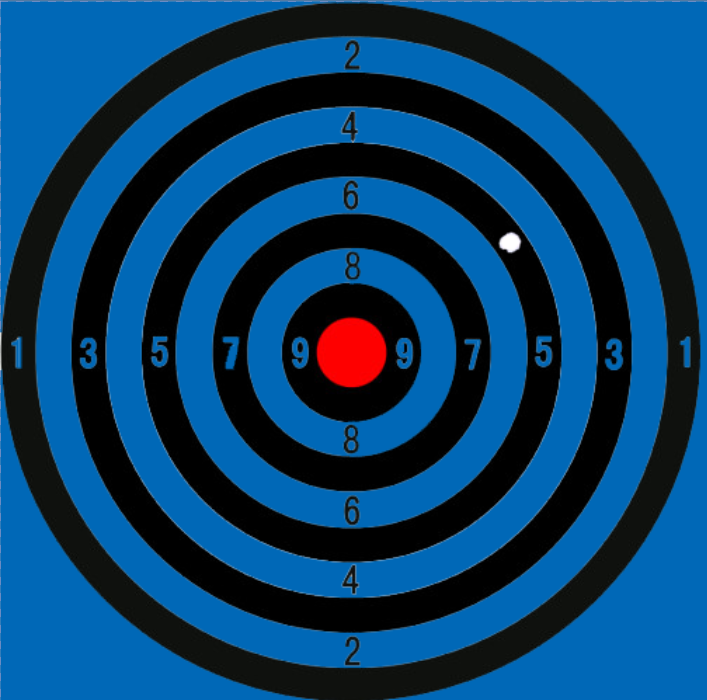
#> input picture tests/comparision/1.jpg, 707 x 700 px, given in place of the camera
$ python test2.py
#> lines starting #> are read from the running program, lines starting #| are printed output that depends on the picture; after the words box and inside, x2 and y2 are one past the last pixel; in counts of white or black regions, pixels touching at a corner belong together
import cv2
import time
import json
import imutils
import cv2
import numpy as np


from cv2 import aruco
from imutils.video import VideoStream


def show_full_frame(frame):
    """
    Given a frame, display the image in full screen
    :param frame: image to display full screen
    """
    cv2.namedWindow('Full Screen', cv2.WND_PROP_FULLSCREEN)
    cv2.setWindowProperty('Full Screen', cv2.WND_PROP_FULLSCREEN, cv2.WINDOW_FULLSCREEN)
    cv2.imshow('Full Screen', frame)


# [6 lines left out: function hide_full_frame, not called in this run]

def get_reference_image(img_resolution=(1680, 1050)):
    """
    Build the image we will be searching for.  In this case, we just want a
    large white box (full screen)
    :param img_resolution: this is our screen/projector resolution
    """
    width, height = img_resolution
    img = np.ones((height, width, 1), np.uint8) * 255
    return img

# [27 lines left out: function undistort_image, not called in this run]

def find_edges(frame):
    """
    Given a frame, find the edges
    :param frame: Camera Image
    :return: Found edges in image
    """
    gray = cv2.cvtColor(frame, cv2.COLOR_BGR2GRAY)
    gray = cv2.bilateralFilter(gray, 11, 17, 17)  # Add some blur
    edged = cv2.Canny(gray, 30, 200)  # Find our edges
    return edged

def get_region_corners(frame):
    """
    Find the four corners of our projected region and return them in
    the proper order
    :param frame: Camera Image
    :return: Projection region rectangle
    """
    edged = find_edges(frame)
    # findContours is destructive, so send in a copy
    contours,hierachy = cv2.findContours(edged.copy(), cv2.RETR_TREE, cv2.CHAIN_APPROX_SIMPLE)
    # Sort our contours by area, and keep the 10 largest
    contours = sorted(contours, key=cv2.contourArea, reverse=True)[:10]
    screen_contours = None

    for c in contours:
        # Approximate the contour
        peri = cv2.arcLength(c, True)
        approx = cv2.approxPolyDP(c, 0.02 * peri, True)

        # If our contour has four points, we probably found the screen
        if len(approx) == 4:
            screen_contours = approx
            break
    else:
        print('Did not find contour')
    # Uncomment these lines to see the contours on the image
    cv2.drawContours(frame, [screen_contours], -1, (0, 255, 0), 3)
    cv2.imshow('Screen', frame)
    cv2.waitKey(0)
    pts = screen_contours.reshape(4, 2)
    rect = order_corners(pts)
    return rect


# [44 lines left out: functions order_corners, get_destination_array, not called in this run]

def get_perspective_transform(stream, screen_resolution):
    """
    Determine the perspective transform for the current physical layout
    return the perspective transform, max_width, and max_height for the
    projected region
    :param stream: Video stream from our camera
    :param screen_resolution: Resolution of projector or screen
    :param prop_file: camera property file
    """
#> called with screen_resolution = (1024, 768)
    reference_image = get_reference_image(screen_resolution)

    # Display the reference image
    show_full_frame(reference_image)
    # Delay execution a quarter of a second to make sure the image is displayed
    # Don't use time.sleep() here, we want the IO loop to run.  Sleep doesn't do that
    cv2.waitKey(250)

    # Grab a photo of the frame
    frame = stream.read()
#> frame is the input picture: shape (700, 707, 3); mean B, G, R 109.1, 64.4, 6.5
    # We're going to work with a smaller image, so we need to save the scale
    ratio = frame.shape[0] / 300.0
#> ratio = 2.33

    # # Undistort the camera image
    # frame = undistort_image(frame)

    orig = frame.copy()
    # Resize our image smaller, this will make things a lot faster
    frame = imutils.resize(frame, height=300)
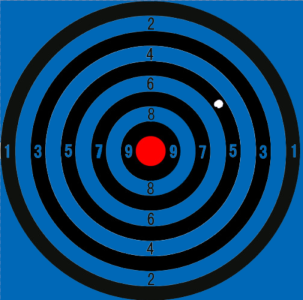
#> frame: shape (300, 303, 3); mean B, G, R 109.1, 64.3, 6.5

    rect = get_region_corners(frame)
#> in find_edges, `gray = cv2.cvtColor(frame, cv2.COLOR_BGR2GRAY)`:
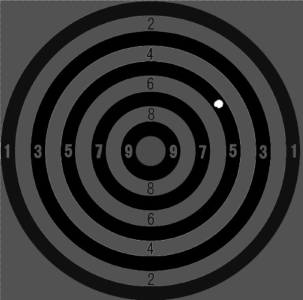
#> gray: shape (300, 303); min 0, max 255, mean 52.2
#> in find_edges, `edged = cv2.Canny(gray, 30, 200)`:
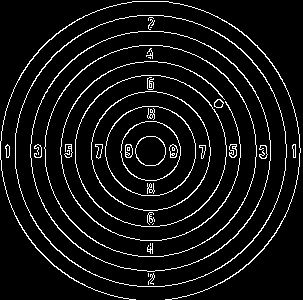
#> edged: shape (300, 303); 7.3% white in thin lines or dots
#> in get_region_corners, `contours,hierachy = cv2.findContours(edged.copy(), cv2.RETR_TREE, cv2...`: contours = 69 contours, 35 with area under 20; largest, box (x1, y1, x2, y2) and area: (15, 15, 287, 287) 57915, (15, 15, 287, 287) 57721, (30, 31, 271, 272) 45194, (30, 31, 271, 272) 45023, (44, 45, 257, 257) 35157
#> in get_region_corners, `contours = sorted(contours, key=cv2.contourArea, reverse=True)[:10]`: contours = 10 contours; largest, box (x1, y1, x2, y2) and area: (15, 15, 287, 287) 57915, (15, 15, 287, 287) 57721, (30, 31, 271, 272) 45194, (30, 31, 271, 272) 45023, (44, 45, 257, 257) 35157
#> the loop in get_region_corners, `for c in contours:` made 10 passes
#> peri on passes 1 to 10: 900.1, 897.7, 796, 793.6, 701.9, 699.6, 502.7, 499.7, 395.2, 392.8
#| Did not find contour
    rect *= ratio  # We shrank the image, so now we have to scale our points up

    dst, max_width, max_height = get_destination_array(rect)

    # Remove the reference image from the display
    hide_full_frame()

    m = cv2.getPerspectiveTransform(rect, dst)

    # Uncomment the lines below to see the transformed image
    # wrap = cv2.warpPerspective(orig, m, (max_width, max_height))

    # cv2.imshow('all better', wrap)
    # cv2.waitKey(0)
    return m, max_width, max_height

if __name__ == '__main__':
    # args = parse_args()
    # Camera frame resolution
    # resolution = (args.get('camera_width'), args.get('camera_height'))

    stream = VideoStream(usePiCamera=False, resolution=(320,240)).start()

    time.sleep(2)  # Let the camera warm up

    screen_res = (1024, 768)
#> (the run stopped early here; a loop or call above may not have finished)

$ run again, on tests/comparision/aligned.jpg
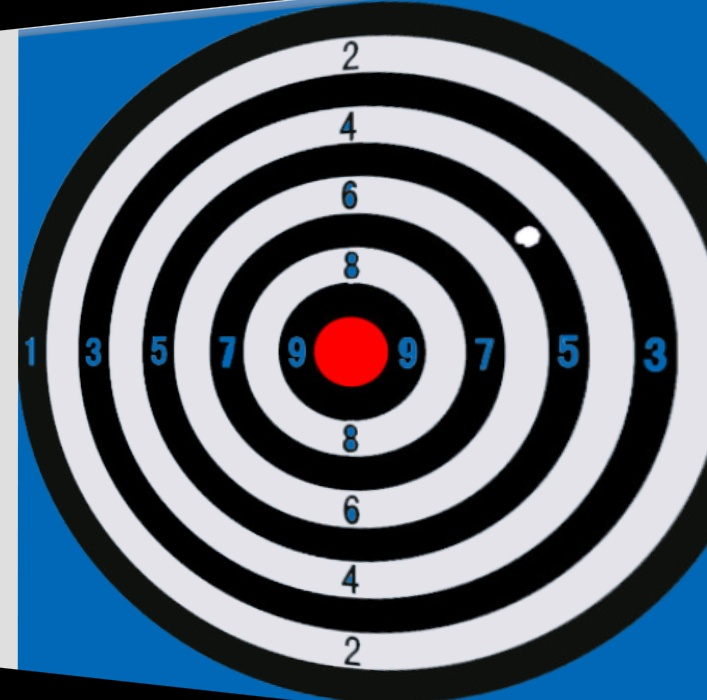
#> input picture tests/comparision/aligned.jpg, 707 x 700 px, given in place of the camera
#> in get_perspective_transform, frame is the input picture: shape (700, 707, 3); mean B, G, R 125.3, 110.6, 96.2
#> frame: shape (300, 303, 3)
#> in find_edges, `gray = cv2.cvtColor(frame, cv2.COLOR_BGR2GRAY)`:
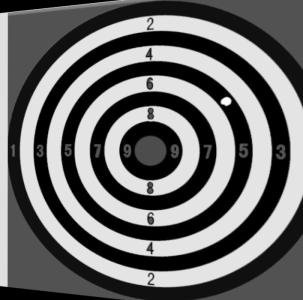
#> gray: shape (300, 303); min 0, max 255, mean 107.9
#> in find_edges, `edged = cv2.Canny(gray, 30, 200)`:
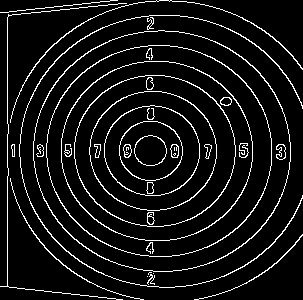
#> edged: shape (300, 303); 8% white in thin lines or dots
#> in get_region_corners, `contours,hierachy = cv2.findContours(edged.copy(), cv2.RETR_TREE, cv2...`: contours = 63 contours, 23 with area under 20; largest, box (x1, y1, x2, y2) and area: (33, 30, 291, 272) 48595, (33, 30, 291, 272) 48381, (46, 45, 272, 257) 37486, (46, 45, 272, 257) 37300, (61, 61, 253, 241) 27081
#> in get_region_corners, `contours = sorted(contours, key=cv2.contourArea, reverse=True)[:10]`: contours = 10 contours; largest, box (x1, y1, x2, y2) and area: (33, 30, 291, 272) 48595, (33, 30, 291, 272) 48381, (46, 45, 272, 257) 37486, (46, 45, 272, 257) 37300, (61, 61, 253, 241) 27081
#> the loop in get_region_corners, `for c in contours:` made 10 passes
#> peri on passes 1 to 8: 826.1, 823.8, 724.4, 722, 614.6, 612.3, 518.6, 516.2
#> (printed output is left out)

$ run again, on tests/comparision/2.png
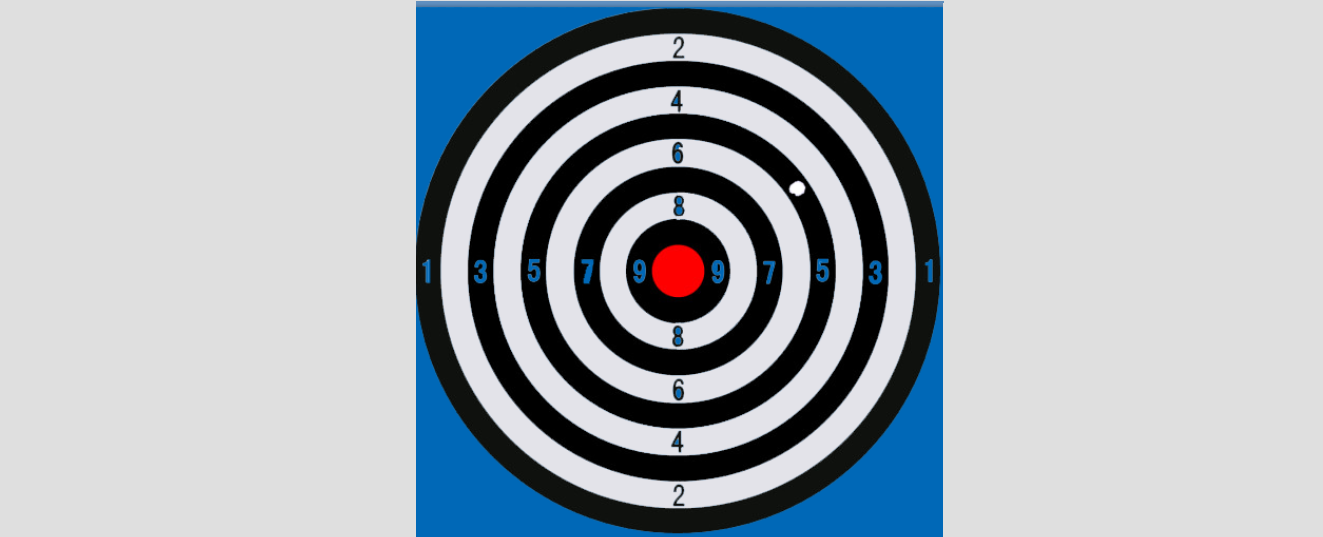
#> input picture tests/comparision/2.png, 1323 x 537 px, given in place of the camera
#> in get_perspective_transform, frame is the input picture: shape (537, 1323, 3); mean B, G, R 185.3, 177.2, 168.1
#> frame: shape (300, 739, 3)
#> in find_edges, `gray = cv2.cvtColor(frame, cv2.COLOR_BGR2GRAY)`:
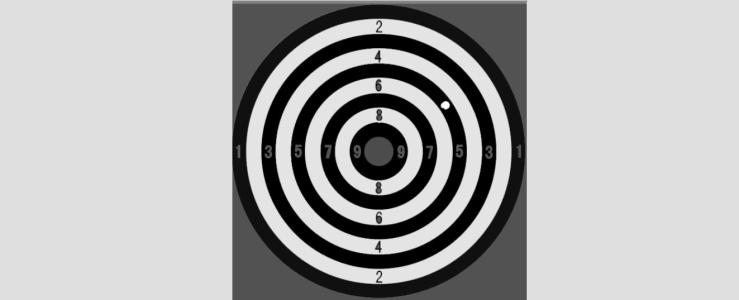
#> gray: shape (300, 739); min 0, max 255, mean 175.4
#> in find_edges, `edged = cv2.Canny(gray, 30, 200)`:
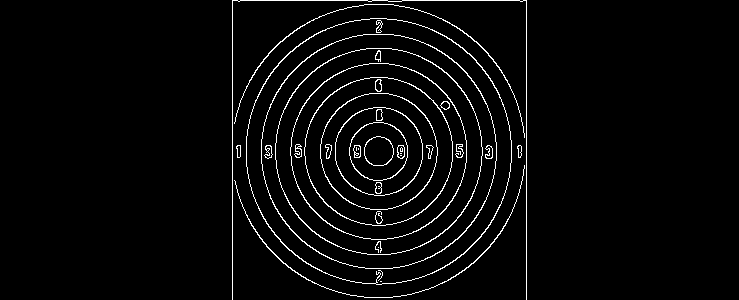
#> edged: shape (300, 739); 3.4% white in thin lines or dots, all inside (x1, y1, x2, y2) = (232, 0, 527, 300)
#> in get_region_corners, `contours,hierachy = cv2.findContours(edged.copy(), cv2.RETR_TREE, cv2...`: contours = 69 contours, 19 with area under 20; largest, box (x1, y1, x2, y2) and area: (246, 18, 512, 285) 55468, (246, 18, 512, 285) 55241, (261, 34, 497, 269) 43415, (261, 34, 497, 269) 43217, (275, 48, 483, 255) 33600
#> in get_region_corners, `contours = sorted(contours, key=cv2.contourArea, reverse=True)[:10]`: contours = 10 contours; largest, box (x1, y1, x2, y2) and area: (246, 18, 512, 285) 55468, (246, 18, 512, 285) 55241, (261, 34, 497, 269) 43415, (261, 34, 497, 269) 43217, (275, 48, 483, 255) 33600
#> the loop in get_region_corners, `for c in contours:` made 10 passes
#> peri on passes 1 to 8: 881, 920.7, 778.7, 776.3, 685.4, 683.1, 583.3, 581
#> (printed output is left out)
